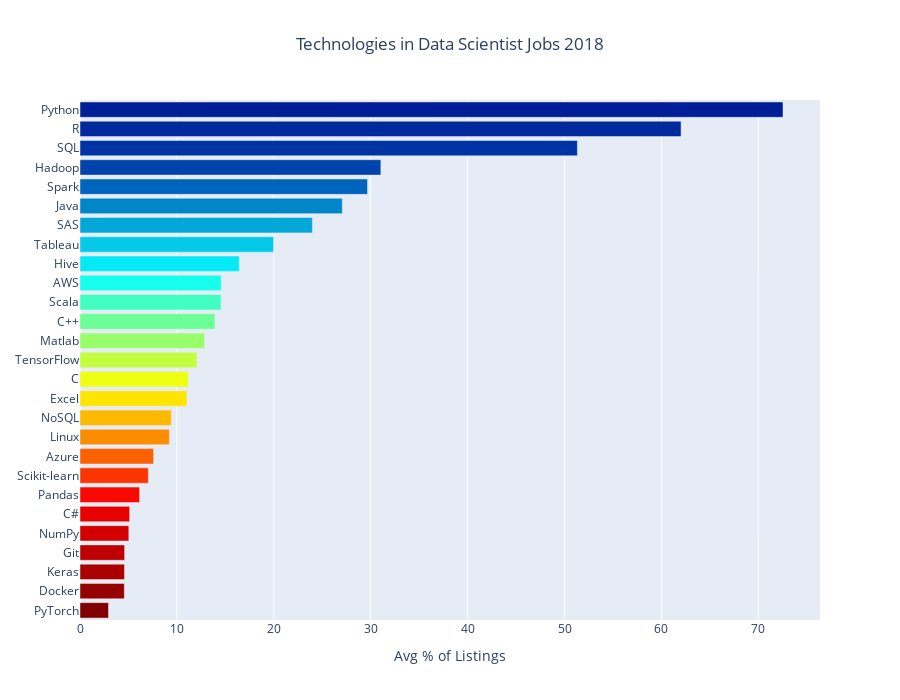

Notebook code for this chart:
### Code cell
cmax=50
cmin=200
color_s = np.linspace(cmin, cmax, 30)

data = [
    go.Bar(
        y=df_over_five_g.index,          
        x=df_over_five_g['2018']*100,
        orientation='h',
        marker=dict(
            colorscale='Jet',
            color=color_s
        ),
    )
]

layout = {
    'title': 'Technologies in Data Scientist Jobs 2018',
    'xaxis': {'title': 'Avg % of Listings', },
    'yaxis': {'tickmode': 'linear'},
    'title_x':0.5,
    'height': 700
    
}

fig = go.Figure(data=data, layout=layout)
py.iplot(fig)

### Figure 1 — Plotly figure (JSON) as saved in the notebook; plotly's stock layout.template omitted (floating-point values rounded to 4 significant figures)
{"data": [{"marker": {"color": [200, 194.8, 189.7, 184.5, 179.3, 174.1, 169.0, 163.8, 158.6, 153.4, 148.3, 143.1, 137.9, 132.8, 127.6, 122.4, 117.2, 112.1, 106.9, 101.7, 96.55, 91.38, 86.21, 81.03, 75.86, 70.69, 65.52, 60.34, 55.17, 50], "colorscale": [[0, "rgb(0,0,131)"], [0.2, "rgb(0,60,170)"], [0.4, "rgb(5,255,255)"], [0.6, "rgb(255,255,0)"], [0.8, "rgb(250,0,0)"], [1, "rgb(128,0,0)"]]}, "orientation": "h", "type": "bar", "x": [2.94, 4.572, 4.592, 4.603, 5.04, 5.123, 6.153, 7.054, 7.6, 9.219, 9.419, 11.04, 11.19, 12.08, 12.86, 13.92, 14.55, 14.57, 16.44, 19.98, 23.98, 27.07, 29.67, 31.05, 51.33, 62.03, 72.55], "y": ["PyTorch", "Docker", "Keras", "Git", "NumPy", "C#", "Pandas", "Scikit-learn", "Azure", "Linux", "NoSQL", "Excel", "C", "TensorFlow", "Matlab", "C++", "Scala", "AWS", "Hive", "Tableau", "SAS", "Java", "Spark", "Hadoop", "SQL", "R", "Python"]}], "layout": {"height": 700, "title": {"text": "Technologies in Data Scientist Jobs 2018", "x": 0.5}, "xaxis": {"title": {"text": "Avg % of Listings"}}, "yaxis": {"tickmode": "linear"}}}
